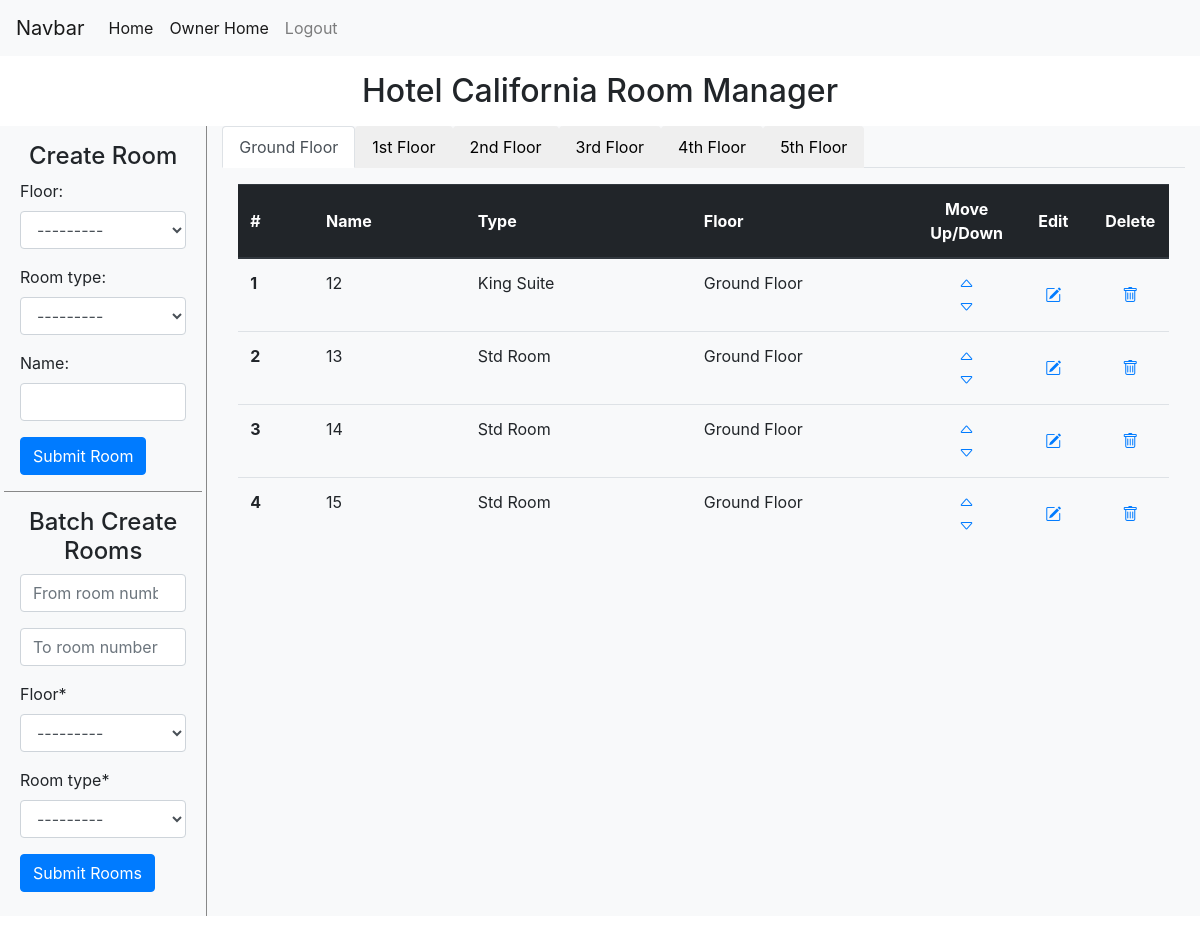
Page /manager/2/room_manager (signed in) on the earlier database version.
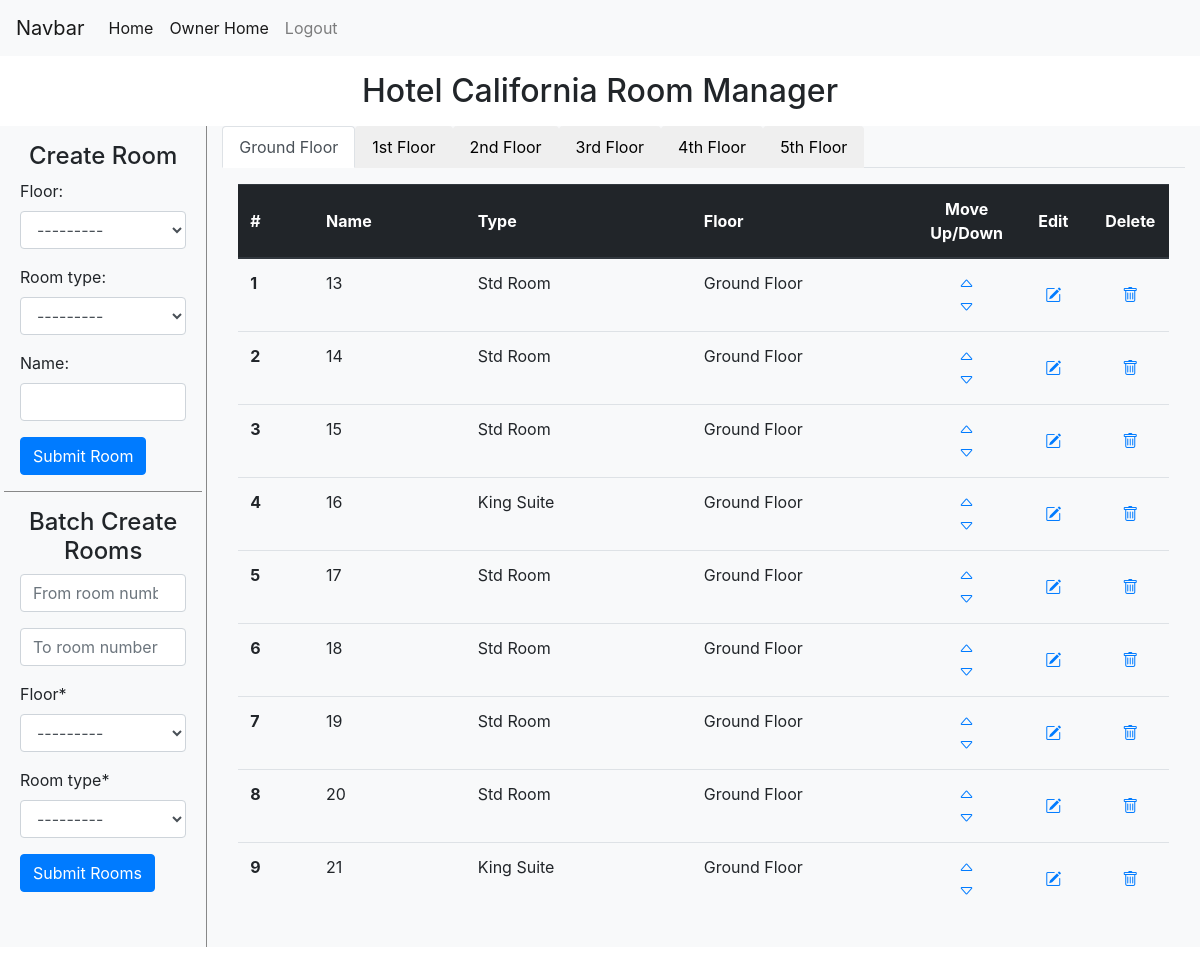
Same page on the later database version.
### manager/models.py (models this page shows, shortened)
class Hotel(models.Model):
    owners = models.ManyToManyField(Owner)
    name = models.CharField(max_length=128)
    country = models.ForeignKey('main.Country', on_delete=models.SET_NULL, null=True, related_name='hotels')
    state = models.CharField(max_length=32, null=True, blank=True)
    city = models.CharField(max_length=32)
    address_line_1 = models.CharField(max_length=64)
    address_line_2 = models.CharField(max_length=64, null=True, blank=True)
    zipcode = models.CharField(max_length=16)
    email = models.EmailField(max_length=256)
    phone_number = PhoneNumberField()

class Floor(models.Model):
    hotel = models.ForeignKey(Hotel, on_delete=models.CASCADE, related_name='floors')
    sort_id = models.IntegerField(blank=True, default=1)
    name = models.CharField(max_length=32)
    description = models.CharField(max_length=128, null=True, blank=True)
    objects = SortedModels()
    class Meta:
        unique_together = [['hotel', 'sort_id']]
    def __str__(self):
        return self.name

class Room(models.Model):
    vacancy_choices = [
        ('V', 'Vacant'),
        ('O', 'Occupied'),
    ]
    cleaning_status_choices = [
        ('C', 'Clean'),
        ('D', 'Dirty'),
    ]
    floor = models.ForeignKey(Floor, null=True, on_delete=models.SET_NULL, related_name='rooms')
    room_type = models.ForeignKey(RoomType, null=True, on_delete=models.SET_NULL, related_name='rooms')
    name = models.CharField(max_length=16)
    vacancy = models.CharField(max_length=1, choices=vacancy_choices, default='V')
    cleaning_status = models.CharField(max_length=1, choices=cleaning_status_choices, default='C')
    sort_id = models.SmallIntegerField(null=True, default=1)
    objects = SortedModels()
    class Meta:
        unique_together = [['sort_id', 'floor'], ['name', 'floor']]
        ordering = ['sort_id']

class RoomType(models.Model):
    title = models.CharField(max_length=32, unique=True)
    description = models.CharField(max_length=512, null=True, blank=True)
    hotel = models.ForeignKey(Hotel, on_delete=models.CASCADE, related_name='room_types')
    room_size = models.DecimalField(max_digits=4, decimal_places=2, null=True, blank=True)
    has_air_con = models.BooleanField(default=False, verbose_name="A/C")
    has_wifi = models.BooleanField(default=False, verbose_name="wifi")
    has_tv = models.BooleanField(default=False, verbose_name="TV")
    has_fridge = models.BooleanField(default=False, verbose_name="fridge")
    has_hot_water = models.BooleanField(default=False, verbose_name="hot water")
    def __str__(self):
        return self.title

### manager/views.py (the view, shortened to what this page needs)
# urls.py: path('<int:hotel_id>/room_manager', views.RoomManagerView.as_view(), name='room_manager'),
class RoomManagerView(HotelOwnerMixin, CreateView):
    model = Room
    form_class = CreateRoomForm
    template_name = 'manager/room_manager.html'
    def setup(self, request, *args, **kwargs):
        hotel_id = kwargs['hotel_id']
        pk = kwargs.get('pk', False)
        self.create = not bool(pk)
        self.hotel = Hotel.objects.get(id=hotel_id)
        self.batch_form = CreateRoomForm(hotel=self.hotel)
        self.message = None
        self.batch_message = None
        self.success_url = reverse('manager:room_manager', args=[hotel_id])
        return super().setup(request, *args, **kwargs)
    def get_context_data(self, **kwargs):
        floors = Floor.objects.filter(hotel=self.hotel)
        extra_context = {
            'hotel': self.hotel,
            'floors': floors,
            'create': self.create,
            'batch_form': self.batch_form,
            'message': self.message,
            'batch_message': self.batch_message,
        }
        return super().get_context_data(**extra_context)
    def get_form_kwargs(self):
        kwargs = super().get_form_kwargs()
        kwargs.update({'hotel': self.hotel})
        return kwargs

### manager/forms.py
class CreateRoomForm(forms.ModelForm):
    def __init__(self, hotel=None, *args, **kwargs):
        super (CreateRoomForm, self ).__init__(*args, **kwargs)
        if not hotel:
            room = kwargs['instance']
            hotel = room.floor.hotel
        self.fields['floor'].queryset = Floor.objects.filter(hotel=hotel)
        self.fields['room_type'].queryset = RoomType.objects.filter(hotel=hotel)
    class Meta:
        model = Room
        exclude = ['vacancy', 'cleaning_status', 'sort_id']
        widgets = {
            'floor': forms.Select(attrs={'class': 'form-control'}),
            'room_type': forms.Select(attrs={'class': 'form-control'}),
            'name': forms.TextInput(attrs={'class': 'form-control'})
        }

### main/models.py (called while the page is built)
    def is_owner(self):
        return hasattr(self, 'owner')

### manager/mixins.py (called while the page is built)
    def dispatch(self, request, *args, **kwargs):
        if not request.user.is_authenticated:
            return self.handle_no_permission()
        if not hasattr(request.user, 'owner'):
            return HttpResponseRedirect(reverse('main:index'))
        id = kwargs['hotel_id']
        hotel = Hotel.objects.get(id=id)
        if not hotel in request.user.owner.hotel_set.all():
            raise PermissionDenied
        return super().dispatch(request, *args, **kwargs)

### manager/templates/manager/room_manager.html (shortened to what this page needs)
{% extends 'main/layout.html'  %}
{% load static %}
{% block body %}
{% load crispy_forms_tags %}
<h2 class="text-center m-3">{{hotel.name}} Room Manager</h2>
<div class="d-flex  justify-content-center mb-5">
    {% if create %}
        <div class="container bg-light mx-0 px-1" style="border-right: 1px solid #888; width: 250px;">
            <div class=" bg-light py-3">
                <div class="text-center mb-2" ><h4>Create Room</h4></div>
                <form action="{% url 'manager:room_manager' hotel.id %}" method="post" class="px-3 ">
                    {{ form.as_p }}
                    <input class="btn btn-primary" type="submit" value="Submit Room">
                </form>
            </div>
            <div class=" bg-light py-2 mb-3" style="border-top: 1px solid #888">
                <div class="text-center my-2" ><h4>Batch Create Rooms</h4></div>
                <form action="{% url 'manager:room_manager' hotel.id %}" method="post" class="px-3 ">
                    <div class="form-group ">
                        <input autofocus class="form-control" type="number" name="from" placeholder="From room number">
                    </div>
                    <div class="form-group ">
                        <input autofocus class="form-control" type="number" name="to" placeholder="To room number">
                    </div>
                    {{ batch_form.floor|as_crispy_field }}
                    {{ batch_form.room_type|as_crispy_field }}
                    <input class="btn btn-primary" type="submit" value="Submit Rooms">
                </form>
            </div>
        </div>
    {% endif %}
    <div class="container bg-light mx-0">
        <ul class="nav nav-tabs" id="myTab" role="tablist">
            {% for floor in floors %}
                <li class="nav-item" role="presentation">
                    {% if forloop.counter == 1 %}
                    <button class="nav-link active" id="{{floor.id}}-tab" data-bs-toggle="tab" data-bs-target="#floor-{{floor.id}}" type="button" role="tab" aria-controls="floor{{floor.id}}" aria-selected="true">{{floor}}</button>
                    {% else %}
                    <button class="nav-link " id="{{floor.id}}-tab" data-bs-toggle="tab" data-bs-target="#floor-{{floor.id}}" type="button" role="tab" aria-controls="floor{{floor.id}}" aria-selected="false">{{floor}}</button>
                    {% endif %}
                </li>
            {% endfor %}
        </ul>
        <div class="tab-content" id="myTabContent">
            {% for floor in floors %}
                {% if forloop.counter == 1 %}
                    <div class="tab-pane fade show active" id="floor-{{floor.id}}" role="tabpanel" aria-labelledby="{{floor.id}}-tab">
                        {% include 'manager/table_rooms.html' with rooms=floor.rooms.all %}
                    </div>
                {% else %}
                    <div class="tab-pane fade" id="floor-{{floor.id}}" role="tabpanel" aria-labelledby="{{floor.id}}-tab">
                        {% include 'manager/table_rooms.html' with rooms=floor.rooms.all floor=floor %}
                    </div>
                {% endif %}
            {% endfor %}
        </div>
    </div>
</div>
{% endblock %}

### main/templates/main/layout.html (shortened to what this page needs)
<!doctype html>
<html lang="en">
  <head>
    <link rel="stylesheet" href="https://maxcdn.bootstrapcdn.com/bootstrap/4.0.0/css/bootstrap.min.css">
    <link rel="stylesheet" href="https://cdn.jsdelivr.net/npm/bootstrap-icons@1.8.1/font/bootstrap-icons.css">
  </head>
  <body>
    <nav class="navbar navbar-expand-lg navbar-light bg-light">
        <a class="navbar-brand" href="#">Navbar</a>
        <div class="collapse navbar-collapse" id="navbarSupportedContent">
          <ul class="navbar-nav mr-auto">
            <li class="nav-item active">
              <a class="nav-link" href="{% url 'main:index' %}">Home <span class="sr-only">(current)</span></a>
            </li>
            {% if user.is_authenticated %}
              {% if user.is_owner %}
                <li class="nav-item active">
                  <a class="nav-link" href="{% url 'manager:index' %}">Owner Home</a>
                </li>
              {% else %}
                <li class="nav-item active">
                  <a class="nav-link" href="{% url 'manager:register' %}">Register Owner</a>
                </li>
              {% endif %}
              <li class="nav-item">
                <a class="nav-link" href="{% url 'main:logout' %}">Logout</a>
              </li>
            {% endif %}
          </ul>
        </div>
    </nav>
    {% block body %}
    {% endblock %}
  </body>
</html>

### manager/templates/manager/table_rooms.html
{% load static %}
<div class="container-fluid bg-light w-100 p-3 animate-table" id="floor_{{floor.id}}_rooms_div">
    <table class="table">
        <thead class="thead-dark">
        <tr>
            <th class="align-middle col-md-1" scope="col">#</th>
            <th class="align-middle col-md-2" scope="col">Name</th>
            <th class="align-middle col-md-3" scope="col">Type</th>
            <th class="align-middle col-md-3" scope="col">Floor</th>
            <th class="align-middle text-center col-md-1" scope="col">Move <br> Up/Down</th>
            <th class="align-middle text-center col-md-1" scope="col">Edit</th>
            <th class="align-middle text-center col-md-1" scope="col">Delete</th>
        </tr>
        </thead>
        <tbody>
            {% for room in rooms %}
                <tr>
                    <th scope="row">{{room.sort_id}}</th>
                    <td>{{ room.name }}</td>
                    <td>{{ room.room_type }}</td>
                    <td>{{ room.floor }}</td>
                    <td style="text-align: center;">
                        <div>
                            <a href="javascript:void(0);"><i data-target="room_manager/room_move" data-object="room" data-id="{{room.id}}" data-direction="up" class="bi bi-caret-up object-move"></i></a>
                        </div>
                        <div>
                            <a href="javascript:void(0);"><i data-target="room_manager/room_move" data-object="room" data-id="{{room.id}}" data-direction="down" class="bi bi-caret-down object-move"></i></a>
                        </div>
                    </td>
                    <td style="text-align: center;" class="align-middle">
                        <a href="{% url 'manager:room_edit' hotel_id=hotel.id pk=room.id %}"><i class="bi bi-pencil-square"></i></a>
                    </td>
                    <td style="text-align: center;" class="align-middle">
                        <a href="javascript:void(0);">
                            <i data-room="{{room.id}}"
                                class="bi bi-trash"
                                hx-post="room_manager/del/{{room.id}}"
                                hx-target="#floor_{{floor.id}}_rooms_div"
                                hx-trigger="click"
                                hx-swap="outerHTML swap:100ms"
                                hx-confirm="Are you sure you want to delete the room?"></i>
                        </a>
                    </td>
                </tr>
            {% endfor %}
        </tbody>
    </table>
</div>

Differences in the rows shown:
changed Room (number 1 of 9 on the later page): sort_id "2" → "1"
changed Room (number 2 of 9 on the later page): sort_id "3" → "2"
changed Room (number 3 of 9 on the later page): sort_id "4" → "3"
changed Room (number 4 of 9 on the later page): sort_id "1" → "4"; name "12" → "16"; moves down the list
added Room: sort_id "5", name "17", room_type "Std Room", floor "Ground Floor", shown under Floor "Ground Floor"
added Room: sort_id "6", name "18", room_type "Std Room", floor "Ground Floor", shown under Floor "Ground Floor"
added Room: sort_id "7", name "19", room_type "Std Room", floor "Ground Floor", shown under Floor "Ground Floor"
added Room: sort_id "8", name "20", room_type "Std Room", floor "Ground Floor", shown under Floor "Ground Floor"
added Room: sort_id "9", name "21", room_type "King Suite", floor "Ground Floor", shown under Floor "Ground Floor"
